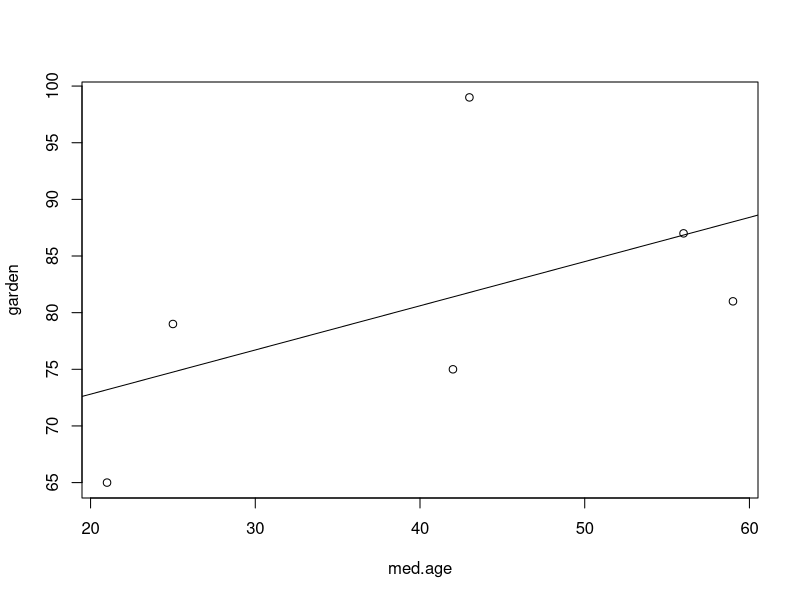
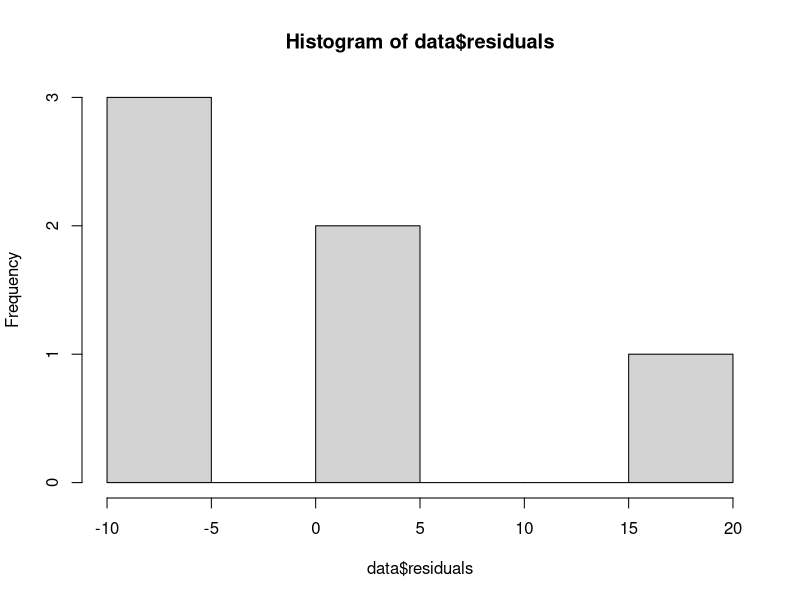
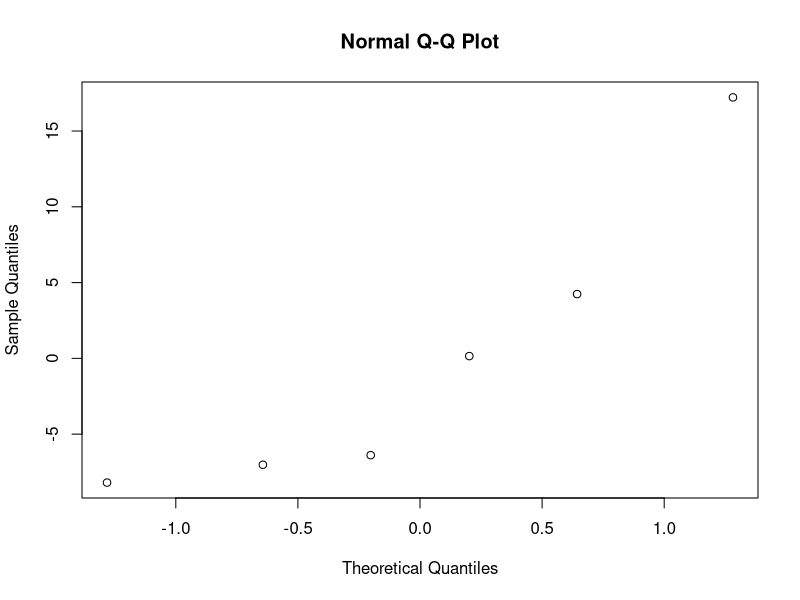

The R source for these figures, in order:
#Regression

#Enter the garden data
med.age<-c(43, 21, 25, 42, 56, 59)
garden<-c(99, 65, 79, 75, 87, 81)
data<-data.frame(cbind(med.age, garden))

#Create a linear model
lm(garden~med.age, data=data) #This doesn't tell you much
model<-lm(garden~med.age, data=data)
summary(model)

#You can also plot this model
plot(garden~med.age, data=data)
abline(model) ##plots the regression line created by the model

#There's several diagnostics that can be used for regression
#Plot/test the residuals to see if they're normal
data$residuals<-residuals(model)
hist(data$residuals)
qqnorm(data$residuals)
shapiro.test(data$residuals)

#Testing for heteroskedasticity using the Breusch-Pagan test (significant=heteroskedastic). 
#Requires the lmtest package
#Null hypothesis is that the data is NOT heterosketastic
install.packages("lmtest")
library(lmtest)
bptest(model)
